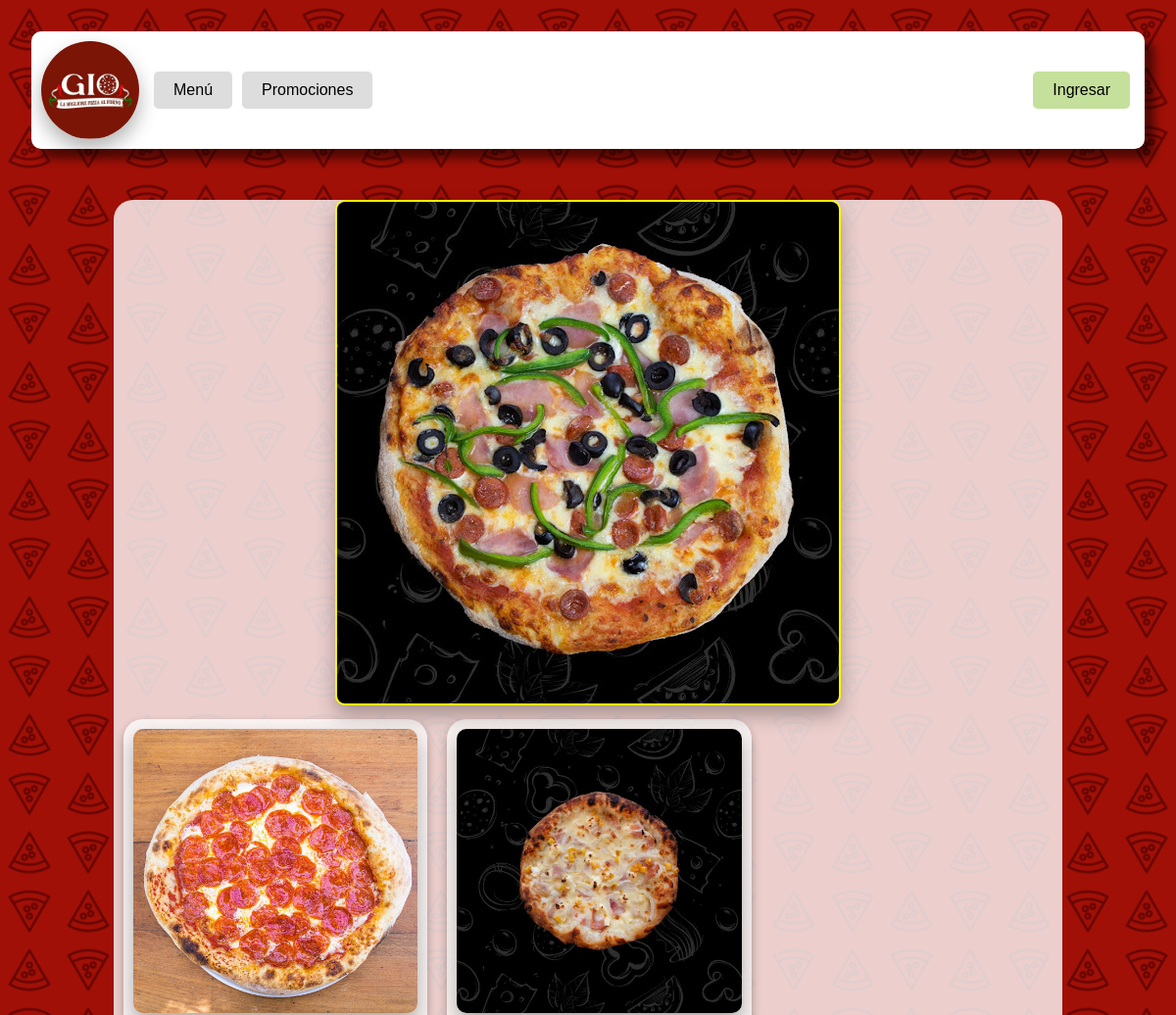
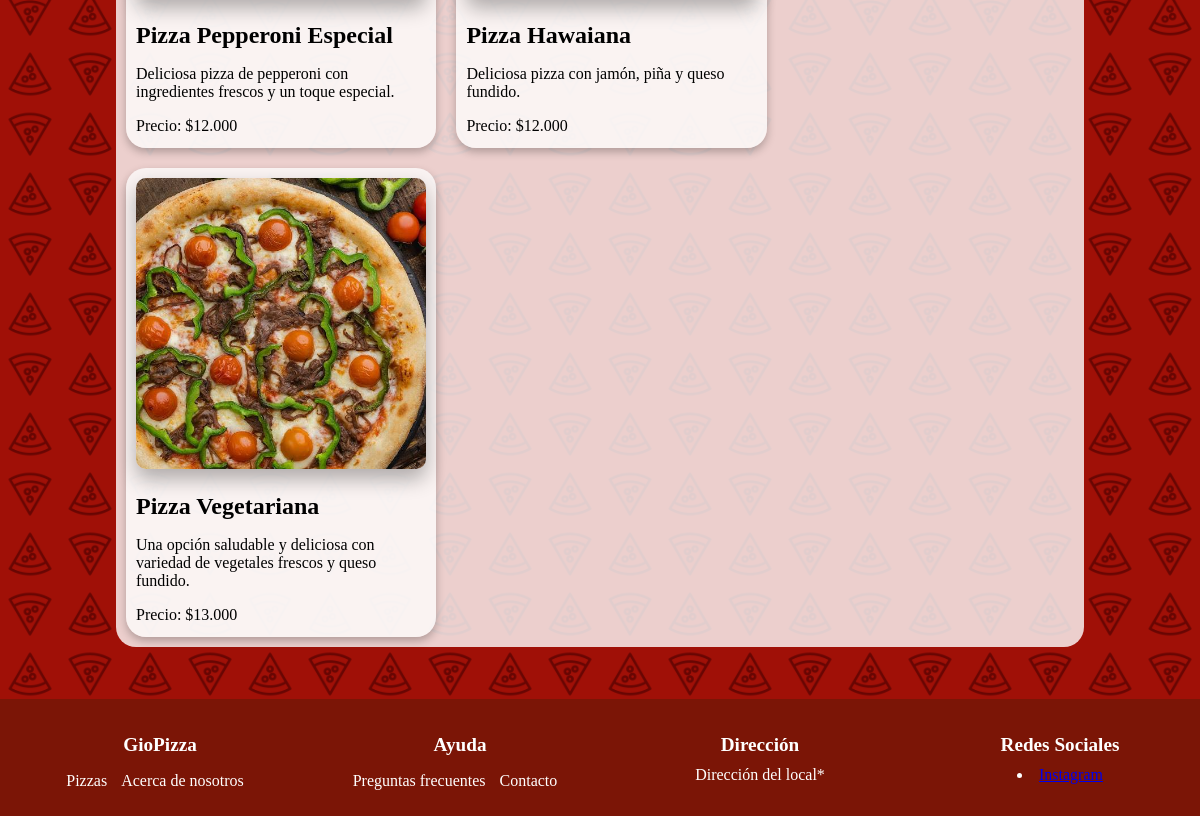
The page / on the database its author committed (2 pictures, top to bottom).
### store/models.py (models this page shows, shortened)
class Producto(models.Model):
    titulo = models.CharField(max_length=255)
    precio = models.DecimalField(max_digits=10, decimal_places=2)
    descripcion = models.TextField()
    imagen = models.ImageField(upload_to='productos/', null=True, blank=True)

### store/views.py (the view)
# urls.py: path('', include('store.urls')),
def store(request):
    productos = Producto.objects.all()
    for producto in productos:
        precio_formateado = "${:,.0f}".format(producto.precio).replace(",", ".")
        producto.precio_formateado = precio_formateado
    context = {'productos': productos}
    return render(request, 'store/store.html', context)

### store/templates/store/store.html (shortened to what this page needs)
{% extends 'store/main.html' %}
{% load static %}
{% block content %}
<link rel="stylesheet" type="text/css" href="{% static 'css/store.css' %}">
<div class="body">
    <div class="carousel-container">
        <div class="carousel-slide">
            <img src="{% static 'img/carousel1.jpg' %}" alt="Imagen 1">
        </div>
    </div>
    <div class="product-cards">
        {% for producto in productos %}
            <div class="card">
                <img src="{{ producto.imagen.url }}" alt="{{ producto.titulo }}">
                <div class="card-info">
                    <h2>{{ producto.titulo }}</h2>
                    <p>{{ producto.descripcion }}</p>
                    <p class="precio">Precio: {{ producto.precio_formateado }} </p>
                </div>
            </div>
        {% endfor %}
    </div>
</div>
{% endblock %}

### ecommerce/static/css/main.css (style rules this page uses)
body { background-image: url('/static/img/background.jpg'); background-repeat: repeat; background-size: 10%; display: flex; flex-direction: column; min-height: 100vh; margin: 0; }

### ecommerce/static/css/store.css (style rules this page uses)
.body { background-color: rgba(255, 255, 255, 0.80); display: flex; flex-direction: column; min-height: 100vh; margin: 0; border-radius: 20px; }
.carousel-container { position: relative; display: inline-block; text-align: center; }
.carousel-slide { display: none; transition: opacity 0.5s ease-in-out; }
.carousel-slide.active { display: block; opacity: 1; }
.carousel-slide img { max-width: 100%; height: auto; animation: carousel 5s infinite; box-shadow: 0px 10px 20px rgba(0, 0, 0, 0.3); border: 2px solid yellow; border-radius: 10px; }
img { max-width: 100%; box-shadow: 0px 10px 20px rgba(0, 0, 0, 0.3); border-radius: 10px; }
.product-cards { display: flex; flex-wrap: wrap; }
.card { width: 30%; background-color: rgba(255, 255, 255, 0.75); margin: 10px; padding: 10px; border-radius: 20px; box-shadow: 0 4px 8px rgba(0, 0, 0, 0.25); }
.card img { max-width: 100%; height: auto; border-radius: 10px; }
.card-info { margin-top: 10px; }
.card-info h2 { font-size: 1.5em; margin-bottom: 5px; }
.card-info p { font-size: 1em; margin-bottom: 3px; }
.precio { margin-bottom: auto; }

### rows shown on the page
Producto: imagen (picture), titulo "Pizza Pepperoni Especial", descripcion "Deliciosa pizza de pepperoni con ingredientes frescos y un toque especial.", precio_formateado "$12.000"
Producto: imagen (picture), titulo "Pizza Hawaiana", descripcion "Deliciosa pizza con jamón, piña y queso fundido.", precio_formateado "$12.000"
Producto: imagen (picture), titulo "Pizza Vegetariana", descripcion "Una opción saludable y deliciosa con variedad de vegetales frescos y queso fundido.", precio_formateado "$13.000"
